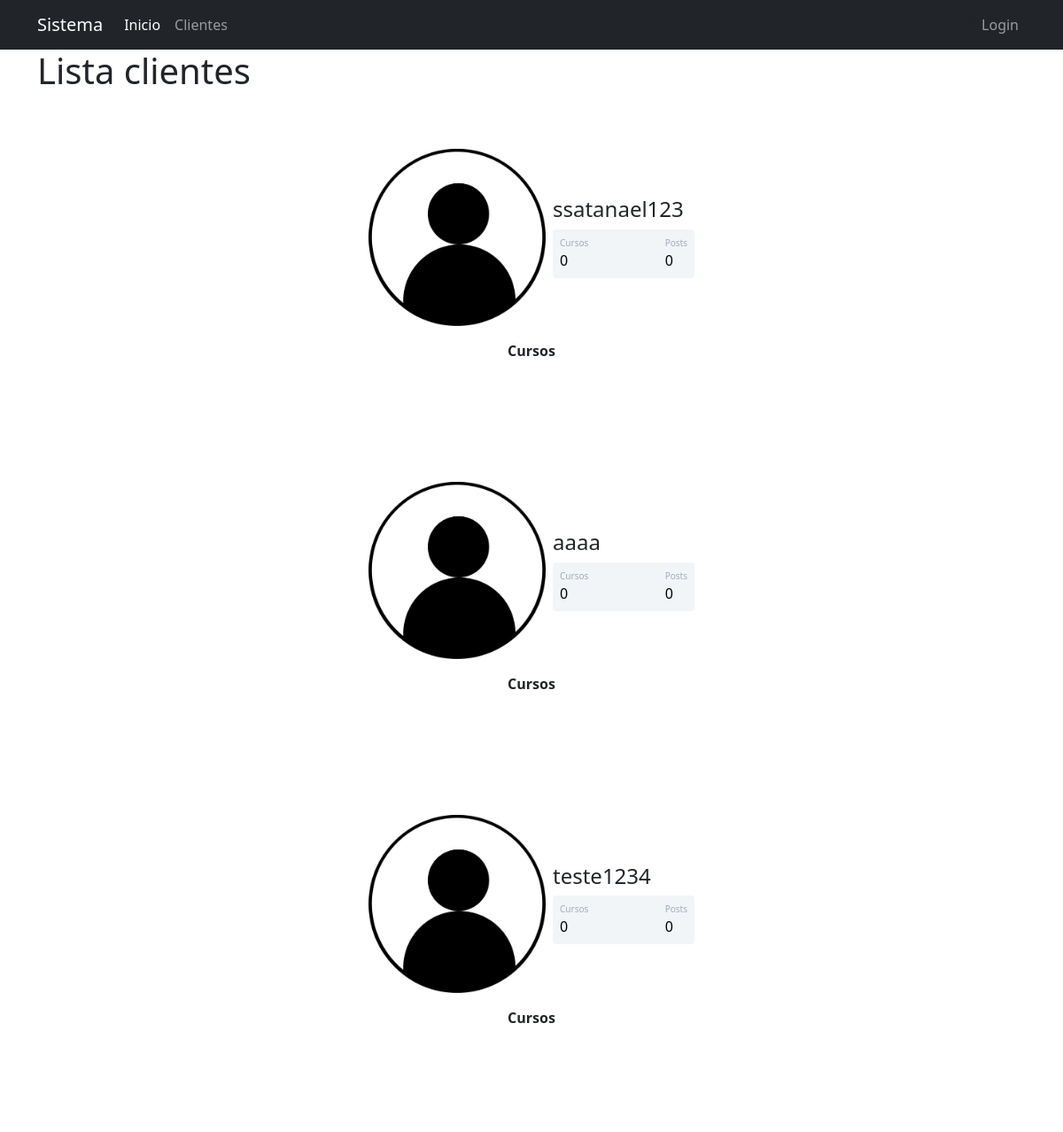
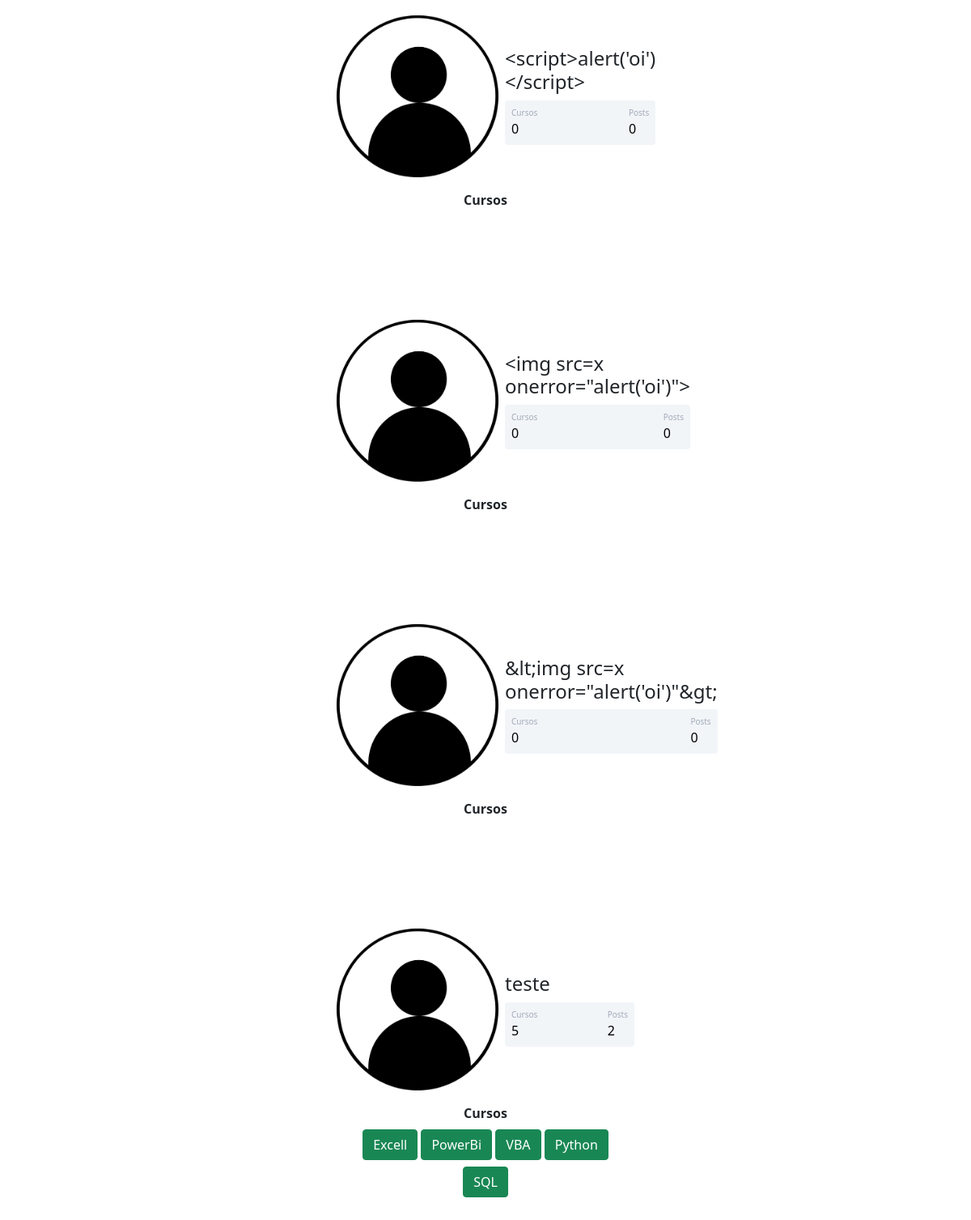
Screenshot of /clientes with the database file from the repository (2 pictures, top to bottom).
### comunidadeimpressionadora/models.py (models this page shows)
class Usuario(database.Model, UserMixin):
    id = database.Column(database.Integer, primary_key = True)
    username = database.Column(database.String, nullable=False)
    email = database.Column(database.String, nullable=False, unique=True)
    password = database.Column(database.String, nullable=False)
    foto_perfil = database.Column(database.String, default='default.jpg')
    posts = database.relationship('Post', backref='autor',lazy=True)
    cursos = database.Column(database.String, nullable=False, default='Não informado')
    def contar_posts(self):
        return len(self.posts)

### comunidadeimpressionadora/routes.py (the view)
@app.route("/clientes")
def clientes():
    lista_clientes = Usuario.query.all()
    for cliente in lista_clientes:
        cursos = contar_cursos(cliente)
    return render_template("clientes.html", lista_clientes=lista_clientes,cursos=cursos)

### comunidadeimpressionadora/routes.py (called while the page is built)
def contar_cursos(user):
    lista_cursos = user.cursos.split(';')
    cursos = 0
    if not user.cursos == '':
        cursos = len(lista_cursos)
    else:
        cursos = 0
    return cursos

### comunidadeimpressionadora/templates/clientes.html
{% extends 'base.html' %}
{% block body %}
    <div class="container">
        <h1>Lista clientes</h1>
        {% for cliente in lista_clientes %}
        <div class="container mt-5 d-flex justify-content-center">
            <div class="card p-3">
                <div class="d-flex align-items-center">
                    <div class="image pe-2">
                        <img class="rounded " width="200" src="{{url_for('static', filename='fotos_perfil/{}'.format(cliente.foto_perfil))}}" >
                    </div>
                <div class="ml-3 w-100">
                <h4 class="mb-0 mt-0">{{ cliente.username}}</h4>
                <div class="p-2 mt-2 bg-primary d-flex justify-content-between rounded text-white stats">
                    <div class="d-flex flex-column">
                        <span class="articles">Cursos</span>
                        <span class="number1">
                            {% if cliente.cursos != 'Não informado' and cliente.cursos !=''%}
                                {{cursos}}
                            {%else%}
                                0
                            {% endif %}
                        </span>
                    </div>
                    <div class="d-flex flex-column">
                        <span class="rating">Posts</span>
                        <span class="number3">{{cliente.contar_posts()}}</span>
                    </div>
                </div>
                </div>
                </div>
            </div>
        </div>
        <div class="row justify-content-center">
            <div class="col col-4 pd-4" style="text-align: center;">
                <strong>
                    Cursos
                </strong>
                <br>
                {% if not cliente.cursos == '' %}
                    {% for curso in cliente.cursos.split(';') %}
                        {% if cliente.cursos != 'Não informado'%}
                            <buttn type="button" class="btn btn-success mt-2" disabled>{{curso}}</buttn>
                        {% endif %}
                    {% endfor %}
                {% endif %}
            </div>
        </div>
<br>
<br>
<br>
        {% endfor %}
    </div>
{% endblock %}

### comunidadeimpressionadora/static/main.css (style rules this page uses)
.card { width: 400px; border: none; border-radius: 10px; background-color: #fff; }
.stats { background: #f2f5f8 !important; color: #000 !important; }
.articles { font-size:10px; color: #a1aab9; }
.number1 { font-weight:500; }
.rating { font-size:10px; color: #a1aab9; }
.number3 { font-weight:500; }

### rows the page displays
Usuario: foto_perfil (placeholder picture), username "ssatanael123", cursos "0", contar_posts "0"
Usuario: foto_perfil (placeholder picture), username "aaaa", cursos "0", contar_posts "0"
Usuario: foto_perfil (placeholder picture), username "teste1234", cursos "0", contar_posts "0"
Usuario: foto_perfil (placeholder picture), username "<script>alert('oi')</script>", cursos "0", contar_posts "0"
Usuario: foto_perfil (placeholder picture), username "<img src=x onerror=\"alert('oi')\">", cursos "0", contar_posts "0"
Usuario: foto_perfil (placeholder picture), username "&lt;img src=x onerror=\"alert('oi')\"&gt;", cursos "0", contar_posts "0"
Usuario: foto_perfil (placeholder picture), username "teste", cursos "5", contar_posts "2", curso "Excell" "PowerBi" "VBA" "Python" "SQL"
